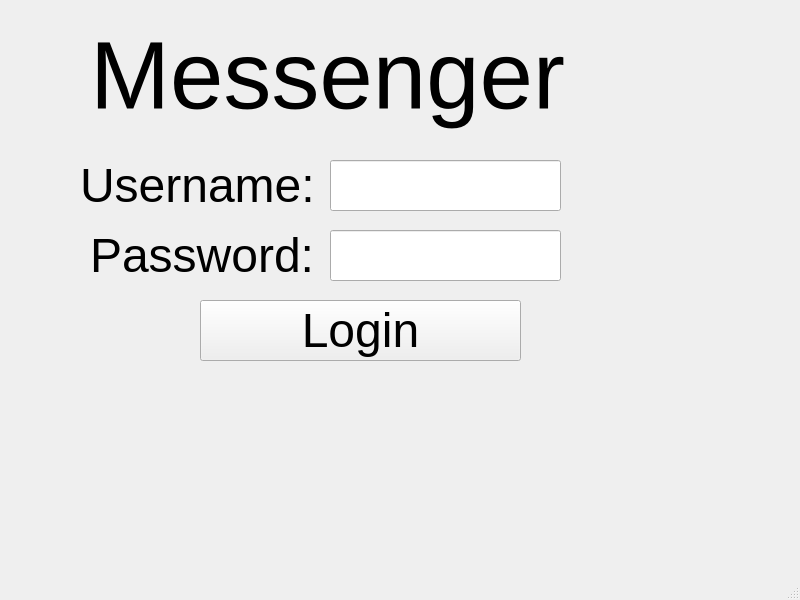
<?xml version="1.0" encoding="UTF-8"?>
<ui version="4.0">
 <class>LoginWindow</class>
 <widget class="QMainWindow" name="LoginWindow">
  <property name="geometry">
   <rect>
    <x>0</x>
    <y>0</y>
    <width>800</width>
    <height>600</height>
   </rect>
  </property>
  <property name="font">
   <font>
    <kerning>true</kerning>
   </font>
  </property>
  <property name="windowTitle">
   <string>MainWindow</string>
  </property>
  <widget class="QWidget" name="centralwidget">
   <widget class="QLabel" name="label">
    <property name="geometry">
     <rect>
      <x>80</x>
      <y>150</y>
      <width>251</width>
      <height>71</height>
     </rect>
    </property>
    <property name="font">
     <font>
      <pointsize>36</pointsize>
     </font>
    </property>
    <property name="text">
     <string>Username:</string>
    </property>
   </widget>
   <widget class="QLabel" name="label_2">
    <property name="geometry">
     <rect>
      <x>90</x>
      <y>220</y>
      <width>251</width>
      <height>71</height>
     </rect>
    </property>
    <property name="font">
     <font>
      <pointsize>36</pointsize>
     </font>
    </property>
    <property name="text">
     <string>Password:</string>
    </property>
   </widget>
   <widget class="QLabel" name="label_3">
    <property name="geometry">
     <rect>
      <x>90</x>
      <y>10</y>
      <width>581</width>
      <height>131</height>
     </rect>
    </property>
    <property name="font">
     <font>
      <pointsize>72</pointsize>
     </font>
    </property>
    <property name="text">
     <string>Messenger</string>
    </property>
   </widget>
   <widget class="QLineEdit" name="lineEdit">
    <property name="geometry">
     <rect>
      <x>330</x>
      <y>160</y>
      <width>231</width>
      <height>51</height>
     </rect>
    </property>
    <property name="font">
     <font>
      <pointsize>36</pointsize>
     </font>
    </property>
   </widget>
   <widget class="QLineEdit" name="lineEdit_2">
    <property name="geometry">
     <rect>
      <x>330</x>
      <y>230</y>
      <width>231</width>
      <height>51</height>
     </rect>
    </property>
    <property name="font">
     <font>
      <pointsize>36</pointsize>
     </font>
    </property>
   </widget>
   <widget class="QPushButton" name="pushButton">
    <property name="geometry">
     <rect>
      <x>200</x>
      <y>300</y>
      <width>321</width>
      <height>61</height>
     </rect>
    </property>
    <property name="font">
     <font>
      <pointsize>36</pointsize>
     </font>
    </property>
    <property name="text">
     <string>Login</string>
    </property>
   </widget>
  </widget>
  <widget class="QStatusBar" name="statusbar"/>
 </widget>
 <resources/>
 <connections/>
</ui>
